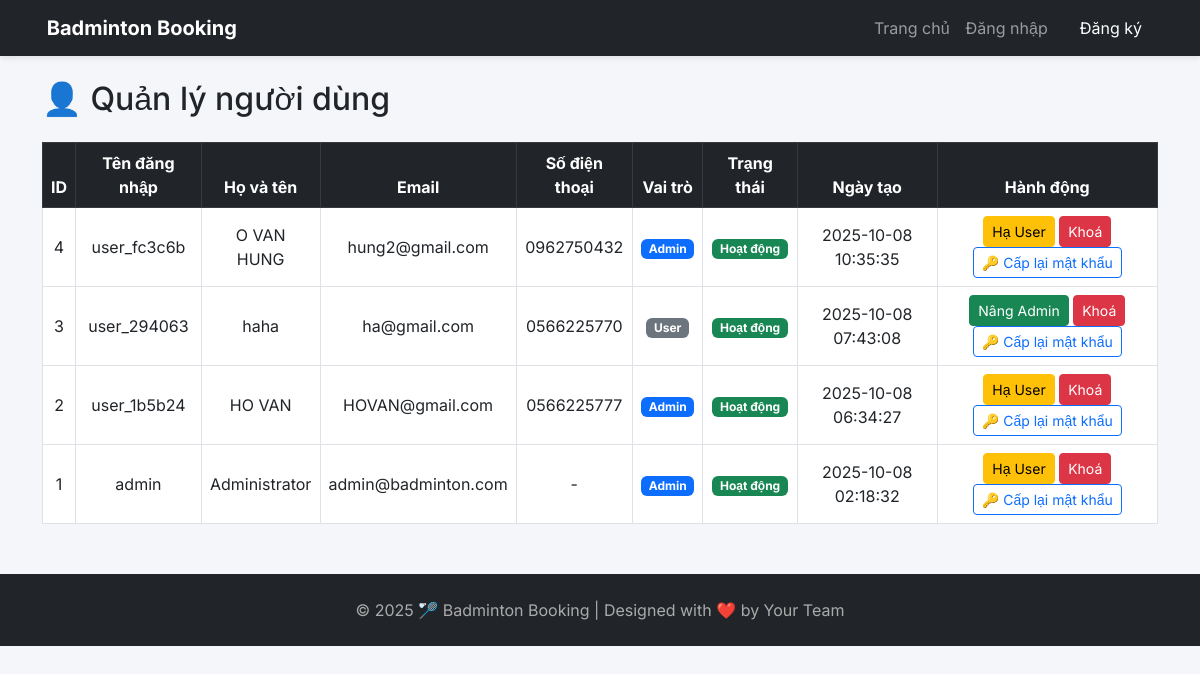
Screenshot of /public/admin/users.php with the database file from the repository.
### tables this page shows
CREATE TABLE `users` (
  `id` int NOT NULL,
  `username` varchar(50) NOT NULL,
  `password` varchar(255) NOT NULL,
  `email` varchar(100) NOT NULL,
  `full_name` varchar(100) NOT NULL,
  `phone` varchar(20) DEFAULT NULL,
  `role` enum('admin','user') DEFAULT 'user',
  `status` enum('active','inactive','blocked') DEFAULT 'active',
  `created_at` timestamp NOT NULL DEFAULT CURRENT_TIMESTAMP
);

### public/admin/users.php (the view)
<?php
require_once __DIR__ . '/../../config/db.php';
include '../../includes/header.php';
$stmt = $pdo->query("SELECT id, username, full_name, email, phone, role, status, created_at FROM users ORDER BY created_at DESC");
$users = $stmt->fetchAll(PDO::FETCH_ASSOC);
?>
<h2 class="mb-4">👤 Quản lý người dùng</h2>
<table class="table table-bordered table-hover align-middle">
  <thead class="table-dark text-center">
    <tr>
      <th>ID</th>
      <th>Tên đăng nhập</th>
      <th>Họ và tên</th>
      <th>Email</th>
      <th>Số điện thoại</th>
      <th>Vai trò</th>
      <th>Trạng thái</th>
      <th>Ngày tạo</th>
      <th>Hành động</th>
    </tr>
  </thead>
  <tbody>
    <?php foreach ($users as $u): ?>
      <tr class="text-center">
        <td><?= $u['id'] ?></td>
        <td><?= htmlspecialchars($u['username']) ?></td>
        <td><?= htmlspecialchars($u['full_name'] ?? '-') ?></td>
        <td><?= htmlspecialchars($u['email']) ?></td>
        <td><?= htmlspecialchars($u['phone'] ?? '-') ?></td>
        <td>
          <?php if ($u['role'] === 'admin'): ?>
            <span class="badge bg-primary">Admin</span>
          <?php else: ?>
            <span class="badge bg-secondary">User</span>
          <?php endif; ?>
        </td>
        <td>
          <?php if ($u['status'] === 'active'): ?>
            <span class="badge bg-success">Hoạt động</span>
          <?php else: ?>
            <span class="badge bg-danger">Khoá</span>
          <?php endif; ?>
        </td>
        <td><?= htmlspecialchars($u['created_at']) ?></td>
        <td>
          <?php if ($u['role'] !== 'admin'): ?>
            <a href="user_action.php?id=<?= $u['id'] ?>&action=make_admin" class="btn btn-sm btn-success">Nâng Admin</a>
          <?php else: ?>
            <a href="user_action.php?id=<?= $u['id'] ?>&action=make_user" class="btn btn-sm btn-warning">Hạ User</a>
          <?php endif; ?>
          <?php if ($u['status'] === 'active'): ?>
            <a href="user_action.php?id=<?= $u['id'] ?>&action=deactivate" class="btn btn-sm btn-danger"
               onclick="return confirm('Khoá tài khoản này?')">Khoá</a>
          <?php else: ?>
            <a href="user_action.php?id=<?= $u['id'] ?>&action=activate" class="btn btn-sm btn-info">Mở khoá</a>
          <?php endif; ?>
          <a href="user_action.php?id=<?= $u['id'] ?>&action=reset_password"
             class="btn btn-sm btn-outline-primary"
             onclick="return confirm('Cấp lại mật khẩu mặc định là số điện thoại của người dùng?')">
             🔑 Cấp lại mật khẩu
          </a>
        </td>
      </tr>
    <?php endforeach; ?>
  </tbody>
</table>
<?php include '../../includes/footer.php'; ?>

### includes/header.php (shortened to what this page needs)
<!DOCTYPE html>
<html lang="vi">
<head>
  <link href="https://cdn.jsdelivr.net/npm/bootstrap@5.3.0/dist/css/bootstrap.min.css" rel="stylesheet">
  <link rel="stylesheet" href="https://cdnjs.cloudflare.com/ajax/libs/font-awesome/6.4.0/css/all.min.css">
</head>
<body>
<nav class="navbar navbar-expand-lg navbar-dark bg-dark">
  <div class="container">
    <a class="navbar-brand fw-bold" href="index.php"><i class="fa-solid fa-shuttlecock"></i> Badminton Booking</a>
    <div class="collapse navbar-collapse" id="navbarNav">
      <ul class="navbar-nav ms-auto">
        <li class="nav-item"><a class="nav-link" href="index.php">Trang chủ</a></li>
        <li class="nav-item"><a class="nav-link" href="login.php">Đăng nhập</a></li>
        <li class="nav-item"><a class="nav-link btn btn-primary text-white ms-2 px-3" href="register.php">Đăng ký</a></li>
      </ul>
    </div>
  </div>
</nav>
<div class="container mt-4">

### includes/footer.php (shortened to what this page needs)
</div>
<footer class="text-center py-4">
  <p class="mb-0">© 2025 🏸 Badminton Booking | Designed with ❤️ by Your Team</p>
</footer>
</body>
</html>

### includes/header.php (style rules this page uses)
body { font-family: 'Inter', sans-serif; background-color: #f4f6f9; }
.navbar { box-shadow: 0 2px 6px rgba(0,0,0,0.1); }
footer { margin-top: 50px; background: #212529; color: #aaa; }

### rows the page displays
users: id "4", username "user_fc3c6b", full_name "O VAN HUNG", email "hung2@gmail.com", phone "0962750432", role "Admin", status "Hoạt động", created_at "2025-10-08 10:35:35"
users: id "3", username "user_294063", full_name "haha", email "ha@gmail.com", phone "0566225770", role "User", status "Hoạt động", created_at "2025-10-08 07:43:08"
users: id "2", username "user_1b5b24", full_name "HO VAN", email "HOVAN@gmail.com", phone "0566225777", role "Admin", status "Hoạt động", created_at "2025-10-08 06:34:27"
users: id "1", username "admin", full_name "Administrator", email "admin@badminton.com", phone "-", role "Admin", status "Hoạt động", created_at "2025-10-08 02:18:32"
